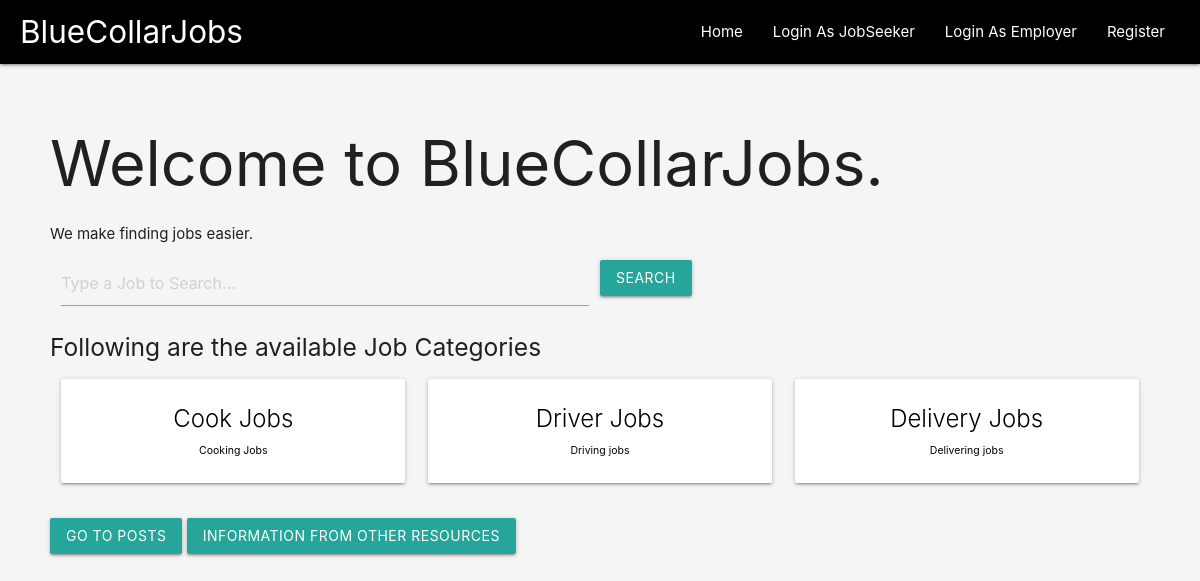
The page / on the database its author committed.
### main/models.py (models this page shows, shortened)
class JobCategory(models.Model):
    job_category = models.CharField(max_length=200)
    category_summary = models.CharField(max_length = 200)
    category_slug = models.CharField(max_length = 100, default = 1)
    class Meta:
        verbose_name_plural = "Categories"

### main/views.py (the view)
# urls.py: path('', views.homepage, name='homepage'),
def homepage(request):
    return render(request = request,
                  template_name = "main/home.html",
                  context = {"jobs": JobCategory.objects.all()})

### main/templates/main/home.html (shortened to what this page needs)
<!DOCTYPE html>
<body>
{% extends "main/header.html" %}
{% block content%}
  <div>
  <div>
    <h1>Welcome to BlueCollarJobs.</h1>
    <p>We make finding jobs easier.</p>
  </div>
  <div class="row">
    <form action="{% url 'main:search' %}" method="get">
      <div class="col s12 m6 l6">
        <div class="form-group">
        <input class="form-control" name="query" type="text" placeholder="Type a Job to Search...">
        </div>
      </div>
      <button class="btn btn-primary">Search</button>
    </form>
  </div>
  <div class="row">
    <h5>Following are the available Job Categories</h5>
    {%for j in jobs%}
    <div class="col s12 m6 l4">
      <a href="{{j.category_slug}}", style="color:#000">
      	<div class="card center hoverable" >
        	<div class="card-content" >
              <span class="card-title">{{j.job_category}}</span>
			        <p style="font-size:70%">{{j.category_summary}}</p>
        	</div>
        </div>
      </a>
    </div>
   {% endfor %}
  </div>
  <div>
    <a href="/showposts"><button class="btn">Go to Posts</button></a>
    <a href="/scraped"><button class="btn">information from other resources</button></a>
    <br/>
    <br/>
  </div>
{% endblock%}

### rows shown on the page
JobCategory: job_category "Cook Jobs", category_summary "Cooking Jobs"
JobCategory: job_category "Driver Jobs", category_summary "Driving jobs"
JobCategory: job_category "Delivery Jobs", category_summary "Delivering jobs"
